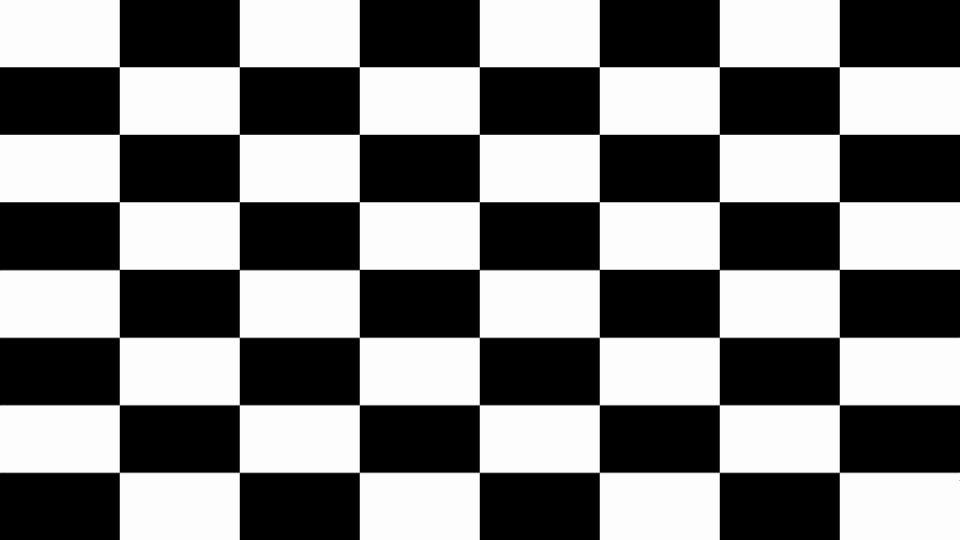
#> input picture img/computer-vision/image-manipulation/checkered_board/checkered_board_1.jpg, 1920 x 1080 px, found by its file name (shown at 1/2 size)
$ jupyter execute --allow-errors image_manipulation.ipynb
#> lines starting #> are read from the running program, lines starting #| are printed output that depends on the picture
### cohorts/15_oct_24/06_advanced_ml/W22D2_computer_vision/utils.py
import requests
import re
import time
import os

import random

def get_headers():
    user_agents = [
        'Mozilla/5.0 (Windows NT 10.0; Win64; x64; rv:92.0) Gecko/20100101 Firefox/92.0',
        'Mozilla/5.0 (Macintosh; Intel Mac OS X 10_15_7) AppleWebKit/537.36 (KHTML, like Gecko) Chrome/95.0.4638.69 Safari/537.36',
        'Mozilla/5.0 (X11; Linux x86_64) AppleWebKit/537.36 (KHTML, like Gecko) Chrome/94.0.4606.81 Safari/537.36',
        'Mozilla/5.0 (iPhone; CPU iPhone OS 14_6 like Mac OS X) AppleWebKit/605.1.15 (KHTML, like Gecko) Version/14.1.1 Mobile/15E148 Safari/604.1'
    ]
    return {
        'User-Agent': random.choice(user_agents),
        'Referer': 'https://duckduckgo.com/',
        'Accept-Language': 'en-US,en;q=0.9'
    }

def search_images_ddg(key, max_n=200):
    """Search for 'key' with DuckDuckGo and return unique URLs of 'max_n' images."""
    url = 'https://duckduckgo.com/'
    params = {'q': key}

    # Setting up a proper User-Agent
    headers = {
        'User-Agent': 'Mozilla/5.0 (Windows NT 10.0; Win64; x64) AppleWebKit/537.36 (KHTML, like Gecko) Chrome/114.0.0.0 Safari/537.36'
    }

    # Get the search token (vqd)
    res = requests.post(url, data=params, headers=get_headers())
    if res.status_code != 200:
        print(f"Failed to fetch the token. Status code: {res.status_code}")
        return

    searchObj = re.search(r'vqd=([\d-]+)\&', res.text)
    if not searchObj:
        print('Token Parsing Failed!')
        return

    vqd_token = searchObj.group(1)
    requestUrl = url + 'i.js'
    params = {
        'l': 'us-en',
        'o': 'json',
        'q': key,
        'vqd': vqd_token,
        'f': ',,,',
        'p': '1',
        'v7exp': 'a'
    }

    urls = set()
    while len(urls) < max_n:
        try:
            res = requests.get(requestUrl, headers=headers, params=params)
            if res.status_code != 200:
                print(f"Request failed. Status code: {res.status_code}")
                break

            data = res.json()
            for obj in data.get('results', []):
                urls.add(obj['image'])
                if len(urls) >= max_n:
                    break

            # Check if there is a next page
            if 'next' not in data:
                break
            requestUrl = url + data['next']

            # Adding a delay to avoid being rate-limited
            time.sleep(1)
        except Exception as e:
            print(f"An error occurred: {e}")
            break

    return urls


# [21 lines left out: function download_images, not called in this run]

### cohorts/15_oct_24/06_advanced_ml/W22D2_computer_vision/image_manipulation.ipynb
**Table of contents**<a id='toc0_'></a>
- [Get images with DuckDuckGo](#toc1_1_)
- [Read images with OpenCV](#toc2_)
  - [B&W images](#toc2_1_)
  - [Color images](#toc2_2_)
    - [Split into BGR, HSV](#toc2_2_1_)
- [Image Manipulations](#toc3_)
  - [Cropping](#toc3_1_)
  - [Resizing](#toc3_2_)
    - [To a specific dimension](#toc3_2_1_)
    - [While maintaining aspect ratio](#toc3_2_2_)
  - [Flipping](#toc3_3_)
  - [Brightness control - Addition](#toc3_4_)
  - [Contrast control - multiplication](#toc3_5_)
  - [Thresholding](#toc3_6_)
    - [Application: OCR](#toc3_6_1_)
- [Demo - live image manipulation](#toc4_)
- [References](#toc5_)
- [Extra](#toc6_)

<!-- vscode-jupyter-toc-config
	numbering=false
	anchor=true
	flat=false
	minLevel=1
	maxLevel=6
	/vscode-jupyter-toc-config -->
<!-- THIS CELL WILL BE REPLACED ON TOC UPDATE. DO NOT WRITE YOUR TEXT IN THIS CELL -->

[cell 1]
# Understand image shapes
# working with numpy and images - use dotlumen example
# np.reshape, np.where, np.unique

[cell 2]
import cv2
import numpy as np
import matplotlib.pyplot as plt
from IPython.display import Image

from utils import search_images_ddg, download_images

## <a id='toc1_1_'></a>[Get images with DuckDuckGo](#toc0_)

[cell 3]
search_key = 'logos'
#> (the rest of this cell did not finish here and is left out)

# <a id='toc2_'></a>[Read images with OpenCV](#toc0_)

## <a id='toc2_1_'></a>[B&W images](#toc0_)

[cell 4]
img_path = "img/image-manipulation/checkered_board/checkered_board_1.jpg"

# We can display the image directly in the Jupyter notebook
Image(filename=img_path)

[cell 5]
# Read image as gray scale.
cb_img = cv2.imread(img_path, 0)
#> cb_img is the input picture: shape (1080, 1920); min 0, max 255, mean 126.5
print(cb_img)
#> (printed output is left out)

[cell 6]
# print the size  of image
print("Image size (H, W) is:", cb_img.shape)
#| Image size (H, W) is: (1080, 1920)

# print data-type of image
print("Data type of image is:", cb_img.dtype)
#| Data type of image is: uint8

## <a id='toc2_2_'></a>[Color images](#toc0_)

[cell 7]
# Read in image
img_path = "img/image-manipulation/landscape/landscape_1.jpg"

img = cv2.imread(img_path, 1)
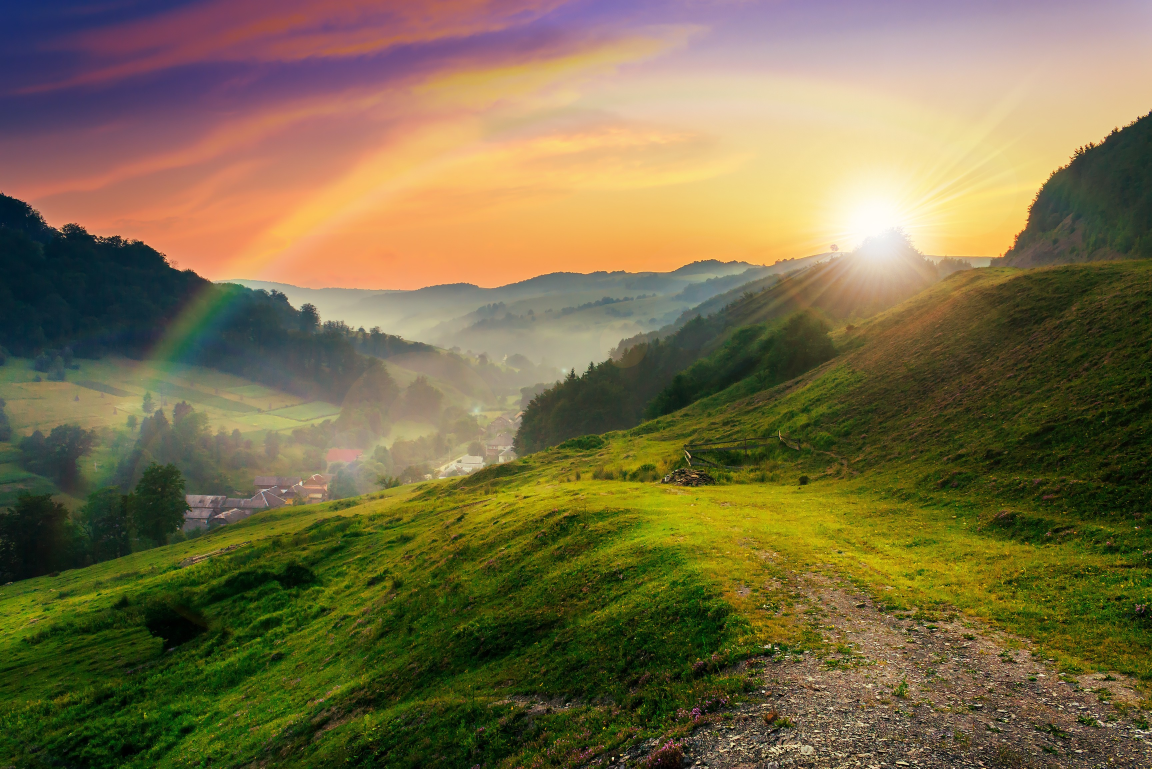
#> input picture img/computer-vision/image-manipulation/landscape/landscape_1.jpg, 3456 x 2305 px, found by its file name (shown at 1/3 size)
#> img is the input picture: shape (2305, 3456, 3); mean B, G, R 71.7, 109.1, 120.6

# print the size  of image
print("Image size (H, W, C) is:", img.shape)
#| Image size (H, W, C) is: (2305, 3456, 3)

# print data-type of image
print("Data type of image is:", img.dtype)
#| Data type of image is: uint8

[cell 8]
# OpenCV stores images in BGR format
plt.imshow(img)
#> (this line was passed over: IPython is not available in this run)

[cell 9]
# ... but matplotlib stores images in RGB format
plt.imshow(img[:, :, ::-1])
#> (this line was passed over: IPython is not available in this run)

# Alternatively
img_rgb = cv2.cvtColor(img, cv2.COLOR_BGR2RGB)
plt.imshow(img_rgb)
#> (this line was passed over: IPython is not available in this run)

### <a id='toc2_2_1_'></a>[Split into BGR, HSV](#toc0_)

- Blue, green, red
- Hue, saturation, value

[cell 10]
# Split the image into the B,G,R components
b, g, r = cv2.split(img)
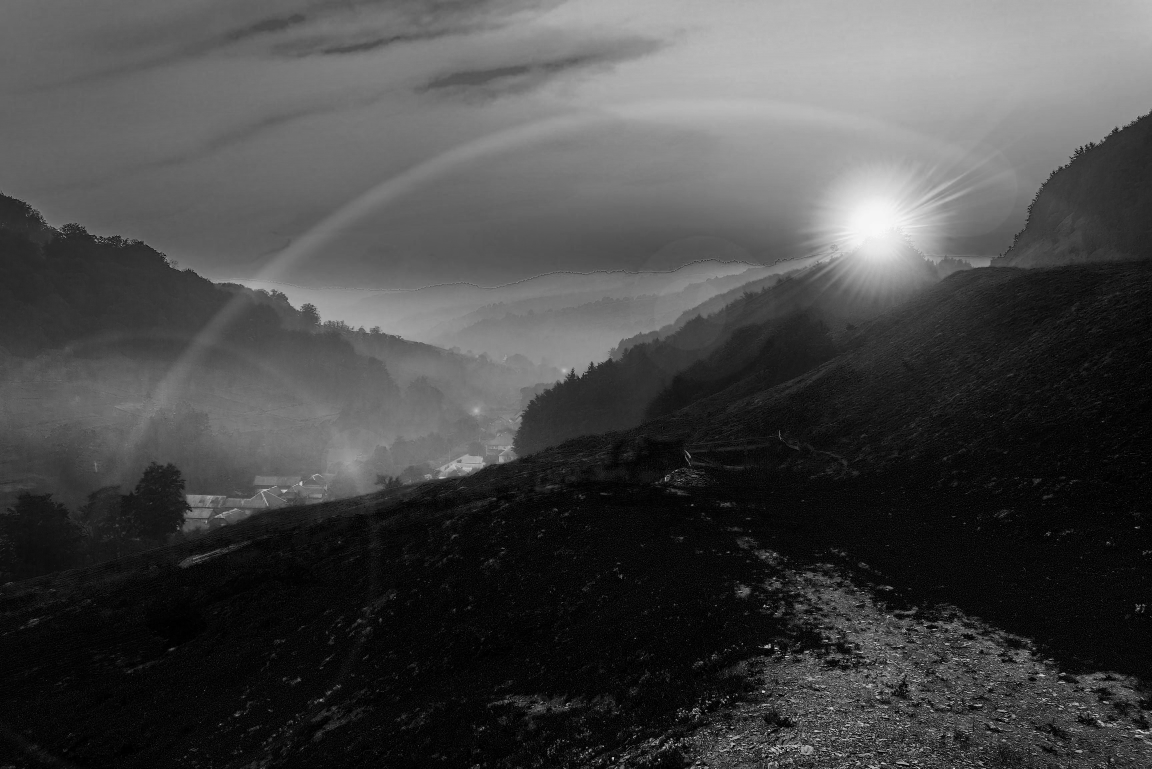
#> b: shape (2305, 3456) (shown at 1/3 size); min 0, max 255, mean 71.7
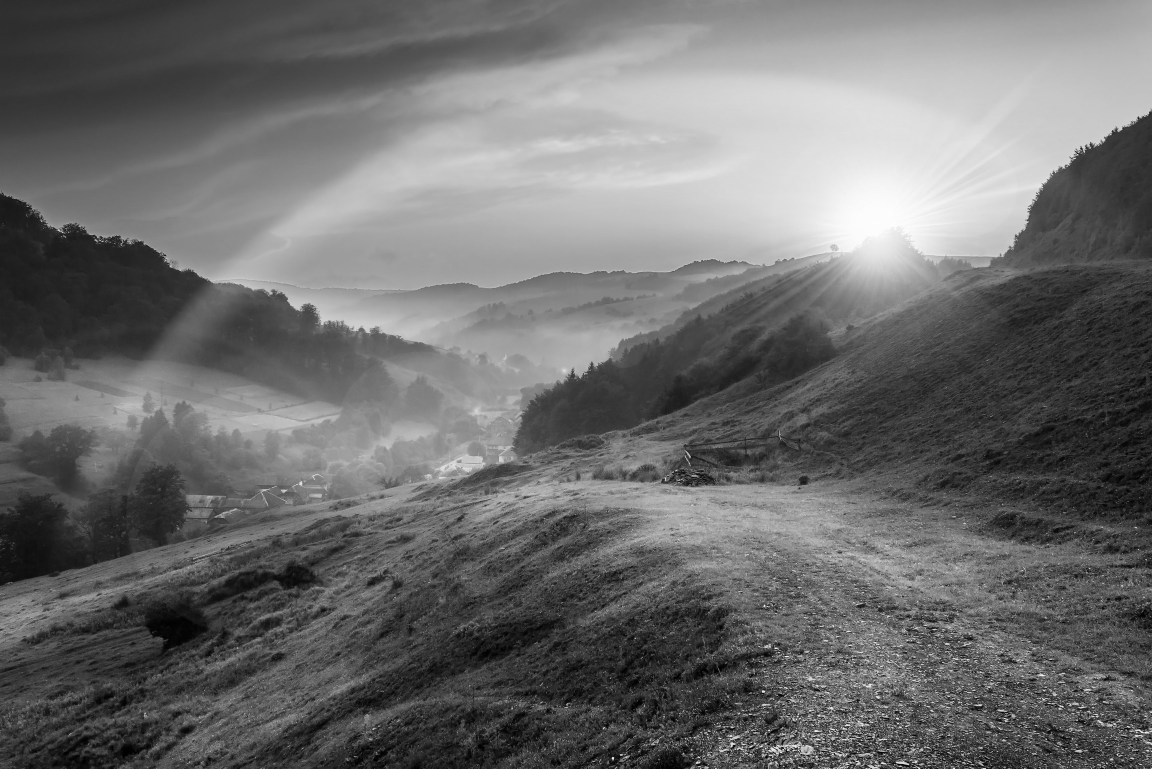
#> g: shape (2305, 3456) (shown at 1/3 size); min 0, max 255, mean 109.1
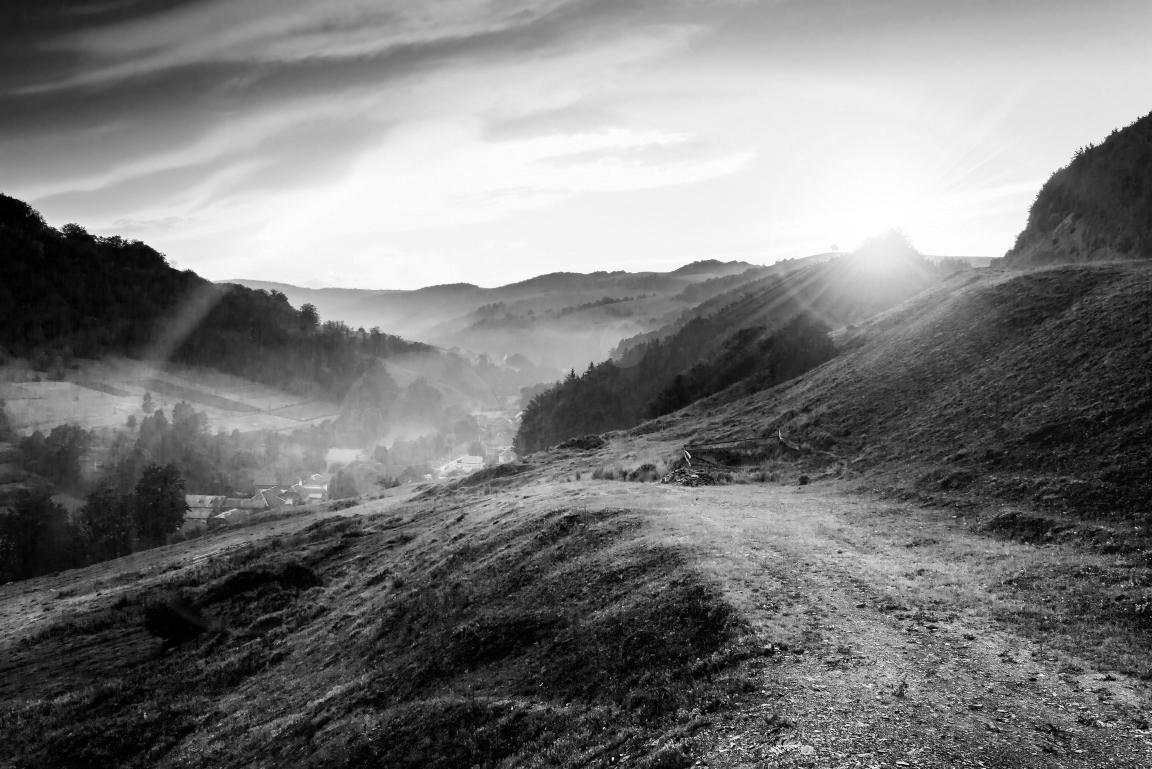
#> r: shape (2305, 3456) (shown at 1/3 size); min 0, max 255, mean 120.6

# Show the channels
plt.figure(figsize=[20, 5])
#> (this line was passed over: IPython is not available in this run)

plt.subplot(141);plt.imshow(r, cmap="gray");plt.title("Red Channel")
#> (this line was passed over: IPython is not available in this run)
#> (this line was passed over: IPython is not available in this run)
#> (this line was passed over: IPython is not available in this run)
plt.subplot(142);plt.imshow(g, cmap="gray");plt.title("Green Channel")
plt.subplot(143);plt.imshow(b, cmap="gray");plt.title("Blue Channel")

# Merge the individual channels into a BGR image
imgMerged = cv2.merge((b, g, r))
# Show the merged output
plt.subplot(144)
plt.imshow(imgMerged[:, :, ::-1])
plt.title("Merged Output")
